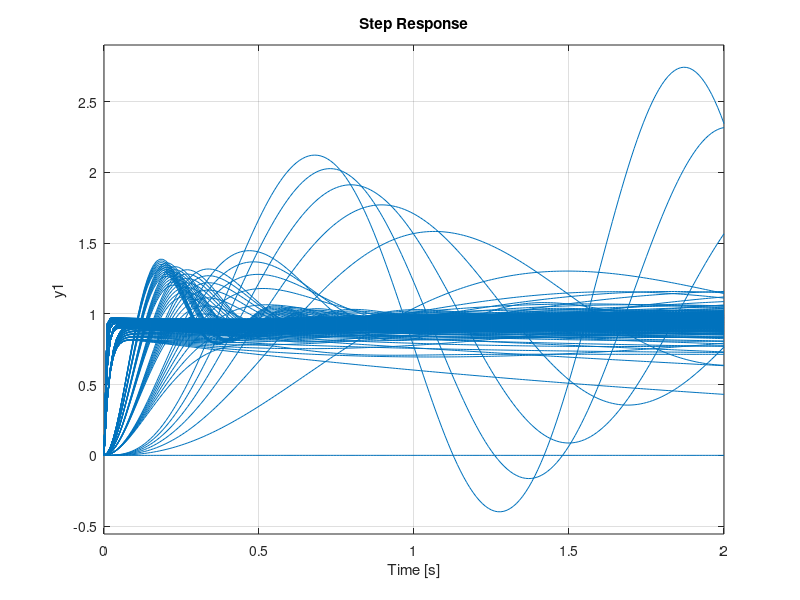

MATLAB code to generate this figure:
s = tf("s");
G = 1/(s^2 + 10 * s + 20);
%kp = 50;
for kp=0:50:300
for ki=0:50:300
for kd=0:50:300
C= pid(kp,ki,kd);
T = feedback(C*G,1);
step(T,[0:.01:2])
hold on
end
end
end